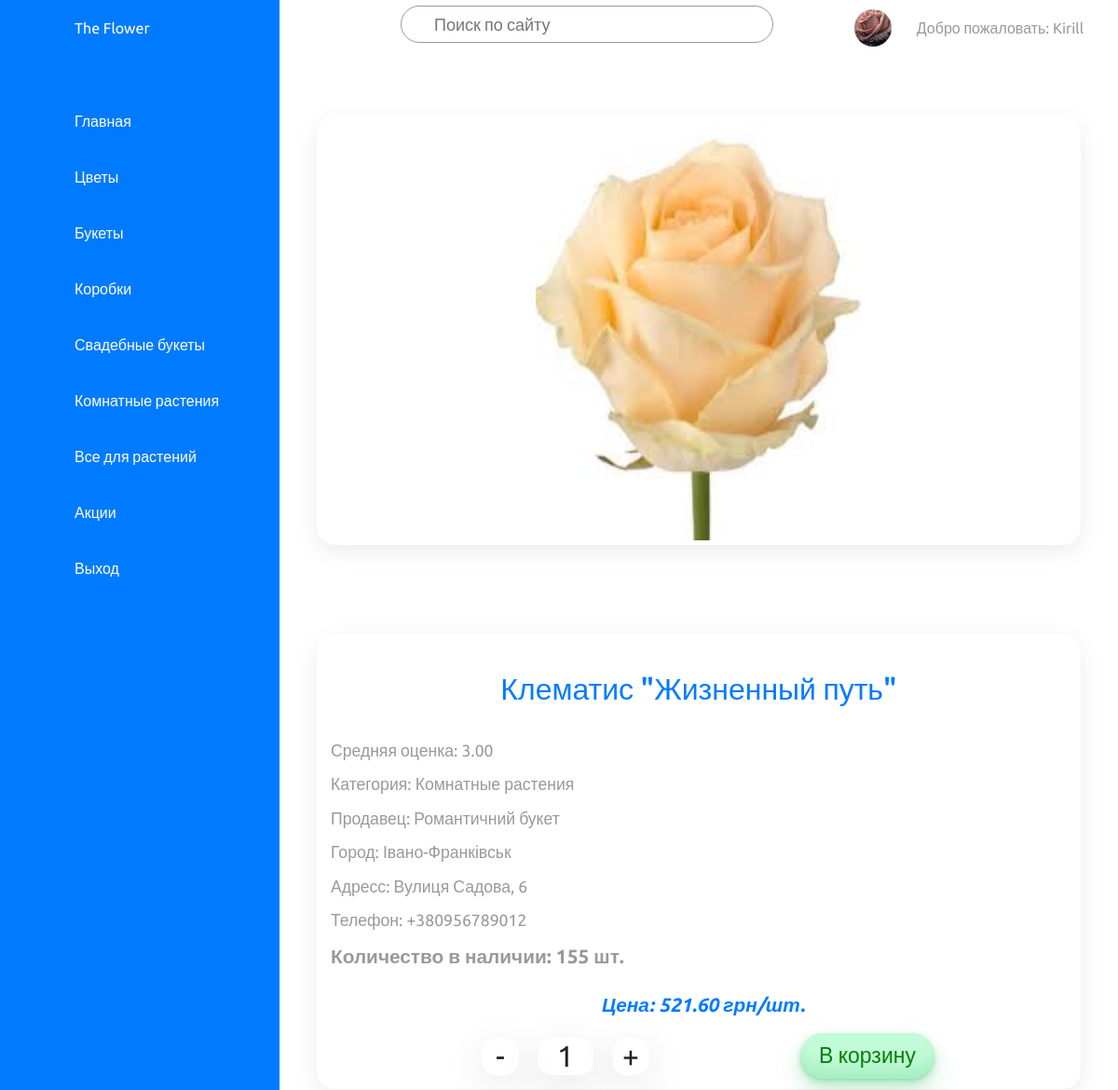
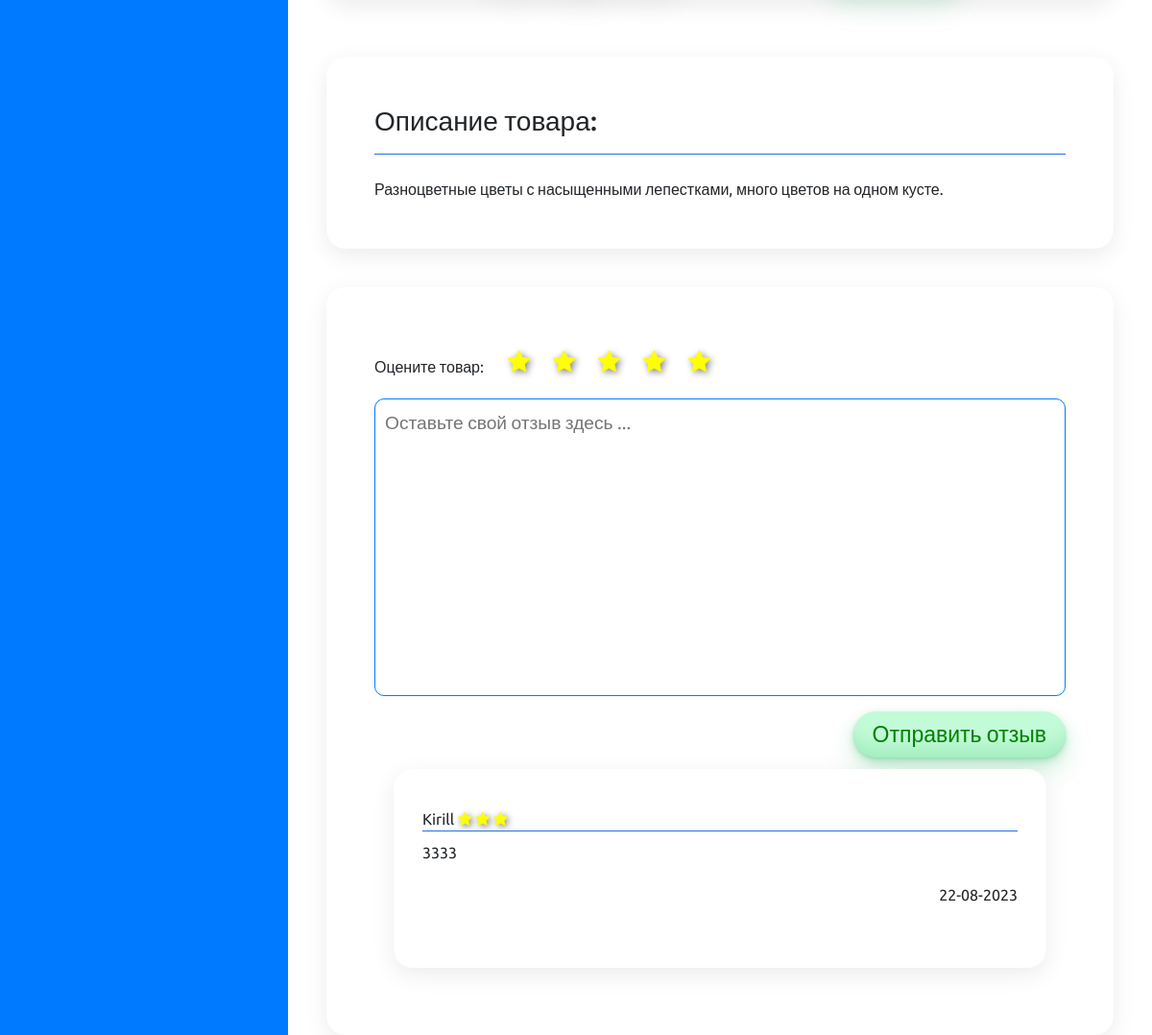
Screenshot of /category/details/76/22/ (signed in) with the database file from the repository (2 pictures, top to bottom).
### products/models.py (models this page shows, shortened)
class Category(models.Model):
    category = models.CharField(max_length=200)
    image = models.ImageField(upload_to='categories', blank=True, null=True)
    icon = models.CharField(max_length=50)
    def __str__(self):
        return self.category
    class Meta:
        verbose_name = "category"
        verbose_name_plural = "categories"

class Product(models.Model):
    title = models.CharField(max_length=200)
    description = models.TextField(blank=True, null=True)
    amount = models.PositiveIntegerField()
    price = models.DecimalField(max_digits=10, decimal_places=2)
    image = models.ImageField(upload_to='products', blank=True, null=True)
    shop_id = models.ForeignKey('shops.Shop', on_delete=models.CASCADE)
    category_id = models.ForeignKey(Category, on_delete=models.CASCADE)
    class Meta:
        verbose_name = "product"
        verbose_name_plural = "products"

class Review(models.Model):
    review = models.TextField(blank=True, null=True)
    stars = models.PositiveSmallIntegerField()
    date = models.DateField(auto_now_add=True, blank=True)
    shop_id = models.ForeignKey('shops.Shop', on_delete=models.CASCADE)
    product_id = models.ForeignKey(Product, on_delete=models.CASCADE)
    user_id = models.ForeignKey('users.CustomUser', on_delete=models.CASCADE)
    class Meta:
        verbose_name = "review"
        verbose_name_plural = "reviews"
        ordering = ["-date"]

### users/models.py (models this page shows)
class CustomUser(AbstractUser):
    STATUS = (
        ('customer', 'customer'),
        ('owner', 'owner'),
        ('cashier', 'cashier'),
    )
    email = models.EmailField(unique=True)
    status = models.CharField(max_length=64, choices=STATUS, default='customer')
    phone = models.CharField(max_length=20, null=True)
    image = models.ImageField(upload_to='users', blank=True, null=True)
    def __str__(self):
        return self.username

### shops/models.py (models this page shows)
class Shop(models.Model):
    name = models.CharField(max_length=200)
    city = models.CharField(max_length=200)
    district = models.CharField(max_length=200)
    country = models.CharField(max_length=200)
    address = models.TextField(blank=True, null=True)
    phone = models.CharField(max_length=20)
    email = models.EmailField()
    social = models.JSONField(default=social_default_value)
    image = models.ImageField(upload_to='shops', blank=True, null=True)
    slug = models.SlugField(default='', null=False)
    def __str__(self):
        return self.name
    class Meta:
        verbose_name = "shop"
        verbose_name_plural = "shops"
        ordering = ('city',)

### products/views.py (the view, shortened to what this page needs)
# urls.py: path("details/<int:pk>/<int:shop_id>/", views.details, name="details"),
def details(request, pk, shop_id):
    cat = Category.objects.all()
    prod = Product.objects.filter(pk=pk)
    reviews = Review.objects.filter(product_id=pk)
    shop = Shop.objects.get(pk=shop_id)
    avg_stars = reviews.aggregate(Avg('stars'))
    context = {'products': prod,'categories': cat, 'shop_id': shop_id, 'reviews': reviews, 'stars': avg_stars}
    form = SendReview()
    context['formReview'] = form
    return render(request, "products/products_details.html", context=context)

### products/forms.py
class SendReview(forms.ModelForm):
    review = forms.CharField(
        max_length=2000,
        widget=forms.Textarea(attrs={'placeholder':'Оставьте свой отзыв здесь ... '}),
        label='',
    )
    class Meta:
        model = Review
        fields = ['review']

### products/templatetags/stars_range.py (called while the page is built)
@register.filter(name="stars_range")
def stars_range(value):
    return range(value)

### products/templates/products/products_details.html (shortened to what this page needs)
{% extends "shops/base.html" %}
{% load static %}
{% load stars_range %}
{% block extra_head %}
    <link rel="stylesheet" href='{%static "css/product_details.css" %}' />
    <link rel="stylesheet" href="https://stackpath.bootstrapcdn.com/font-awesome/4.7.0/css/font-awesome.min.css">
{% endblock %}
{% block navigation %}
  {% for category in categories %}
  <li class="nonauth">
    <a href="{% url 'prodcategory' category_id=category.pk  shop_id=shop_id %} ">
      <span class="icon"><ion-icon name={{category.icon}}></ion-icon></span>
      <span class="title">{{category.category}}</span>
    </a>
  </li>
  {% endfor %}
{% endblock %}
{% block content %}
    <div class="detail">
        <div class="imageCard">
            <img src="{{products.first.image.url}}" alt="">
        </div>
        <div class="info">
            <div class="title">{{products.first.title}}</div>
            <div class="rating">Средняя оценка: {{stars.stars__avg|floatformat:2}}</div>
            <div class="category">Категория: {{products.first.category_id}}</div>
            <div class="shop">Продавец: {{products.first.shop_id}}</div>
            <div class="city">Город: {{products.first.shop_id.city}}</div>
            <div class="address">Адресс: {{products.first.shop_id.address}}</div>
            <div class="phone">Телефон: {{products.first.shop_id.phone}}</div>
            <div class="amount">Количество в наличии: {{products.first.amount}} шт.</div>
            <div class="price">Цена: {{products.first.price}} грн/шт.</div>
            <div class="buttonCart">
                <div class="count">
                  <div class="minus prevent-select">-</div>
                  <div class="number" data-amount="{{products.first.amount}}">1</div>
                  <div class="plus prevent-select">+</div>
                </div>
                <button type="submit">В корзину</button>
            </div>
        </div>
    </div>
        <div class="description">
            <h3>Описание товара:</h3>
            <hr align="center" width=auto size="3" color="#287bff" />
            <br>
            <span>{{products.first.description}}</span>
        </div>
        <div class="reviewArea">
            <form method="POST">
            <div class="stars">
                <div class="titleStars">Оцените товар:</div>
                <ul class="prevent-selected">
                    <li><label for="stars_1"><i class="rating__star fa fa-star" aria-hidden="true"></i></label><input type="radio" name="ratings" id="stars_1" value="1"></li>
                    <li><label for="stars_2"><i class="rating__star fa fa-star" aria-hidden="true"></i></label><input type="radio" name="ratings" id="stars_2" value="2"></li>
                    <li><label for="stars_3"><i class="rating__star fa fa-star" aria-hidden="true"></i></label><input type="radio" name="ratings" id="stars_3" value="3"></li>
                    <li><label for="stars_4"><i class="rating__star fa fa-star" aria-hidden="true"></i></label><input type="radio" name="ratings" id="stars_4" value="4"></li>
                    <li><label for="stars_5"><i class="rating__star fa fa-star" aria-hidden="true"></i></label><input type="radio" name="ratings" id="stars_5" value="5" checked="checked"></li>
                </ul>
            </div>
            <div class="sendReviews">
                {{formReview}}
                <div class="buttonSubmit">
                    <button type="submit" name="sendRewiew">Отправить отзыв</button>
                </div>
            </div>
            </form>
            <div class="review">
                {% for review in reviews %}
                <div class="userName">{{review.user_id}}
                    {% for i in review.stars|stars_range %}
                        <i class="rating__star fa fa-star" aria-hidden="true"></i>
                    {% endfor %}
                <hr align="center" width=auto size="3" color="#287bff" />
                <div class="userReview">{{review.review}}</div>
                <div class="dateReview">{{review.date|date:"d-m-Y"}}</div>
                <br>
                {% empty %}
                <div class="review">
                    <div class="userName">По этому товару еще нет отзывов... Будьте первым</div>
                    <hr align="center" width=auto size="3" color="#287bff" />
                </div>
                {% endfor %}
            </div>
        </div>
{% endblock %}

### shops/templates/shops/base.html (shortened to what this page needs)
{% load static %}
<!DOCTYPE html>
<html>
<head>
	<link rel="stylesheet" type="text/css" href='{%static "css/base.css" %}'>
	<link rel="stylesheet" href="https://maxcdn.bootstrapcdn.com/bootstrap/4.0.0-beta/css/bootstrap.min.css">
	{% block extra_head %}{% endblock %}
</head>
<body>
	<div class="contanier">
		<div class="navigation" onclick="cityHide()">
			<ul>
				<li>
					<a href="#">
						<span class="icon"></span>
						<span class="title">The Flower</span>
					</a>
				</li>
				<li>
					<a href="\">
						<span class="icon"></span>
						<span class="title">Главная</span>
					</a>
				</li>
				{% block navigation %}
				{% endblock %}
				{% if request.user.is_authenticated  %}
					<li>
						<a href="{%url 'logout'%}">
							<span class="icon"></span>
							<span class="title">Выход</span>
						</a>
					</li>
				{% endif %}
			</ul>
		</div>
		<div class="main">
			<div class="topbar">
				<div class="toggle">
				</div>
				<div class="search prevent-select">
					<label>
						<input type="text" placeholder="Поиск по сайту">
					</label>
				</div>
				<div class="username prevent-select">
					{% if request.user.is_authenticated %}
					<div class="user">
						<a href="{% url 'profile' pk=request.user.pk %}">
						{% if request.user.image%}
						<img src="{{request.user.image.url}}" alt="">
						{% else %}
						<img src="/media/users/avatar.jpg" alt="">
						{% endif %}
						</a>
					</div>
					Добро пожаловать: {{request.user.username}}
					{%  else %}
					<a href="{% url 'login' %}">Войдите</a> или <a href="{% url 'register' %}">зарегестрируйтесь</a>
					{% endif %}
				</div>
			</div>
			<div class="content">
				{% block content %}
				{% endblock %}
			</div>
	</div>
</div>
</body>
</html>

### shops/static/css/base.css (style rules this page uses)
* { margin: 0; padding: 0; box-sizing: border-box; font-family: 'Ubuntu', sans-serif; }
:root { --blue: #287bff; --white: #fff; --grey: #f5f5f5; --black1: #222; --black2: #999; --blue1: #84b2fa; --green: #47eb0c; }
body { min-height: 100vh; overflow-x: hidden; }
a { text-decoration: none; }
.contanier { position: relative; width: 100%; }
.navigation { position: fixed; width: 300px; height: 100%; background: var(--blue); border-left: 10px solid var(--blue); transition: 0.5s; overflow: hidden; }
.navigation ul { position: absolute; top: 0; left: 0; width: 100%; }
.navigation ul li { position: relative; width: 100%; list-style: none; border-top-left-radius: 30px; border-bottom-left-radius: 30px; }
.navigation ul li:nth-child(1) { margin-bottom: 40px; pointer-events: none; }
.navigation ul li a { position: relative; display: block; width: 100%; display: flex; text-decoration: none; color: var(--white); }
.navigation ul li a .icon { position: relative; display: block; min-width: 60px; height: 60px; line-height: 70px; text-align: center; }
.navigation ul li a .title { position: relative; display: block; padding: 0 10px; height: 60px; line-height: 60px; text-align: start; white-space: nowrap; }
.prevent-select { -webkit-user-select: none; -ms-user-select: none; user-select: none; }
.main { position: absolute; width: calc(100% - 300px); left: 300px; height: calc(100% - 100px); background: var(--white); transition: 0.5s; }
.topbar { width: 100%; height: 60px; display: flex; justify-content: space-between; align-items: center; padding: 0 10px; }
.topbar .username a { text-decoration: none; color: var(--blue); font-size: 1.1em; }
.toggle { position: relative; top: 0; width: 60px; height: 60px; display: flex; justify-content: center; align-items: center; font-size: 2.5em; cursor: pointer; }
.search { position: relative; width: 400px; margin: 0 10px; }
.search label { position: relative; width: 100%; }
.search label input { width: 100%; height: 40px; border-radius: 40px; padding: 5px 20px; padding-left: 35px; font-size: 18px; outline: none; border: 1px solid var(--black2); }
.username { display: flex; position: relative; color: var(--black2); flex-direction: row; align-items: center; width: 300px; justify-content: space-evenly; text-align: center; }
.user { position: relative; width: 40px; height: 40px; border-radius: 50%; overflow: hidden; cursor: pointer; }
.user img { position: absolute; top: 0; left: 0; width: 100%; height: 100%; object-fit: cover; }

### rows the page displays
Category: category "Цветы"
Category: category "Букеты"
Category: category "Коробки"
Category: category "Свадебные букеты"
Category: category "Комнатные растения"
Category: category "Все для растений"
Category: category "Акции"
CustomUser: user.image (picture), user.username "Kirill"
Product: first.image (picture), first "Клематис \"Жизненный путь\"", first.category_id "Комнатные растения", first.shop_id "Романтичний букет", first.shop_id.city "Івано-Франківськ", first.shop_id.address "Вулиця Садова, 6", first.shop_id.phone "+380956789012", first.amount "155", first.price "521.60", first.description "Разноцветные цветы с насыщенными лепестками, много цветов на одном кусте."
Review: user_id "Kirill", stars 3 (drawn), review "3333", date "22-08-2023"

### other values shown
{{ stars.stars__avg|floatformat:2 }} "3.00"
